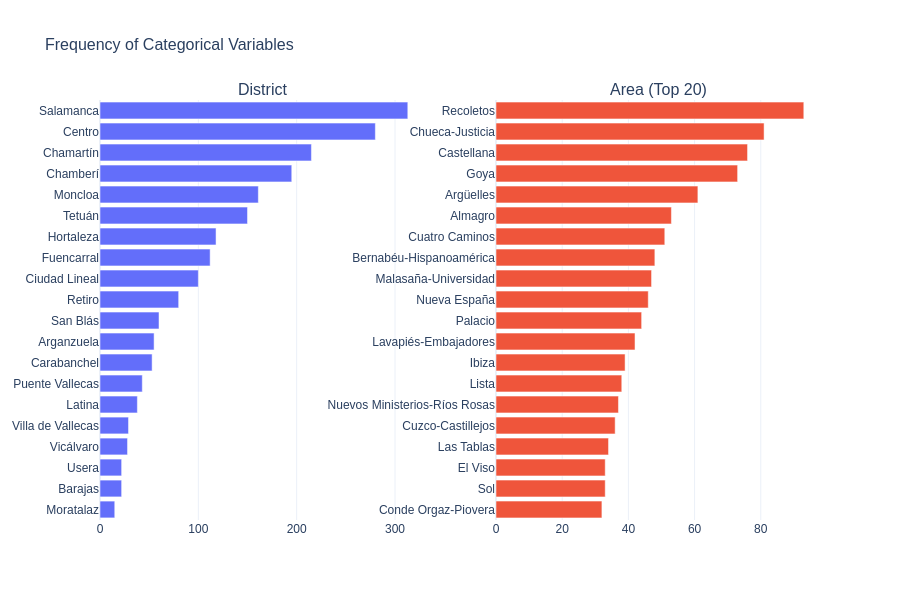

Notebook source saved alongside this figure:
### Code cell
# Bar charts for categorical variables
fig = make_subplots(rows=1, cols=2, subplot_titles=['District', 'Area (Top 20)'])

# District frequency
district_counts = df['District'].value_counts().sort_values(ascending=True)
fig.add_trace(
    go.Bar(y=district_counts.index, x=district_counts.values,
           orientation='h', marker_color=COLOR_PALETTE[0], showlegend=False),
    row=1, col=1
)

# Area frequency (top 20)
area_counts = df['Area'].value_counts().head(20).sort_values(ascending=True)
fig.add_trace(
    go.Bar(y=area_counts.index, x=area_counts.values,
           orientation='h', marker_color=COLOR_PALETTE[1], showlegend=False),
    row=1, col=2
)

fig.update_layout(
    title=dict(text='Frequency of Categorical Variables', font=dict(family=FONT_FAMILY, size=FONT_SIZE_TITLE)),
    font=dict(family=FONT_FAMILY, size=FONT_SIZE_AXIS),
    height=600
)
fig.show()

### Figure 1 — Plotly figure (JSON) as saved in the notebook; plotly's stock layout.template omitted (floating-point values rounded to 4 significant figures)
{"data": [{"marker": {"color": "#636EFA"}, "orientation": "h", "showlegend": false, "type": "bar", "x": [15, 22, 22, 28, 29, 38, 43, 53, 55, 60, 80, 100, 112, 118, 150, 161, 195, 215, 280, 313], "xaxis": "x", "y": ["Moratalaz", "Barajas", "Usera", "Vicálvaro", "Villa de Vallecas", "Latina", "Puente Vallecas", "Carabanchel", "Arganzuela", "San Blás", "Retiro", "Ciudad Lineal", "Fuencarral", "Hortaleza", "Tetuán", "Moncloa", "Chamberí", "Chamartín", "Centro", "Salamanca"], "yaxis": "y"}, {"marker": {"color": "#EF553B"}, "orientation": "h", "showlegend": false, "type": "bar", "x": [32, 33, 33, 34, 36, 37, 38, 39, 42, 44, 46, 47, 48, 51, 53, 61, 73, 76, 81, 93], "xaxis": "x2", "y": ["Conde Orgaz-Piovera", "Sol", "El Viso", "Las Tablas", "Cuzco-Castillejos", "Nuevos Ministerios-Ríos Rosas", "Lista", "Ibiza", "Lavapiés-Embajadores", "Palacio", "Nueva España", "Malasaña-Universidad", "Bernabéu-Hispanoamérica", "Cuatro Caminos", "Almagro", "Argüelles", "Goya", "Castellana", "Chueca-Justicia", "Recoletos"], "yaxis": "y2"}], "layout": {"annotations": [{"font": {"size": 16}, "showarrow": false, "text": "District", "x": 0.225, "xanchor": "center", "xref": "paper", "y": 1, "yanchor": "bottom", "yref": "paper"}, {"font": {"size": 16}, "showarrow": false, "text": "Area (Top 20)", "x": 0.775, "xanchor": "center", "xref": "paper", "y": 1, "yanchor": "bottom", "yref": "paper"}], "font": {"family": "Arial", "size": 12}, "height": 600, "title": {"font": {"family": "Arial", "size": 16}, "text": "Frequency of Categorical Variables"}, "xaxis": {"anchor": "y", "domain": [0, 0.45]}, "xaxis2": {"anchor": "y2", "domain": [0.55, 1]}, "yaxis": {"anchor": "x", "domain": [0, 1]}, "yaxis2": {"anchor": "x2", "domain": [0, 1]}}}
